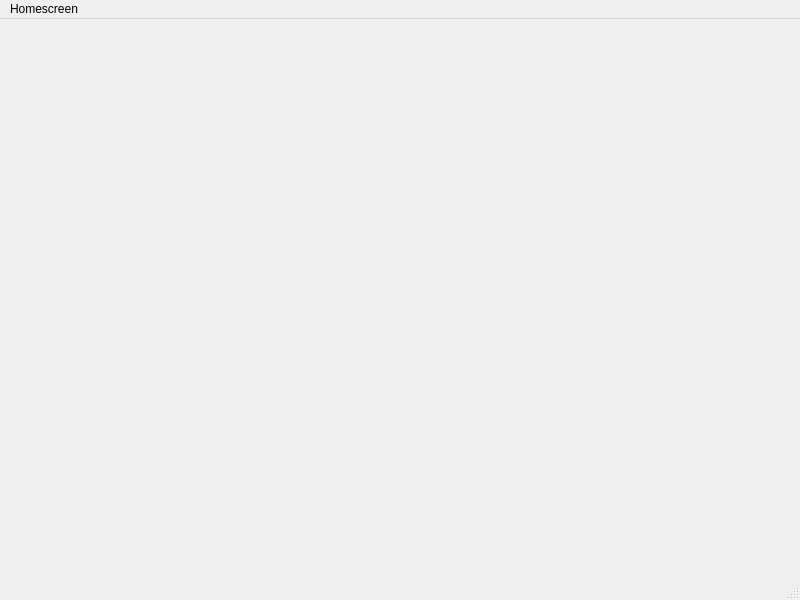
<?xml version="1.0" encoding="UTF-8"?>
<ui version="4.0">
 <class>MainWindow</class>
 <widget class="QMainWindow" name="MainWindow">
  <property name="geometry">
   <rect>
    <x>0</x>
    <y>0</y>
    <width>800</width>
    <height>600</height>
   </rect>
  </property>
  <property name="windowTitle">
   <string>MainWindow</string>
  </property>
  <widget class="QWidget" name="centralwidget">
   <widget class="QLabel" name="label">
    <property name="geometry">
     <rect>
      <x>0</x>
      <y>-90</y>
      <width>801</width>
      <height>1071</height>
     </rect>
    </property>
    <property name="text">
     <string/>
    </property>
    <property name="pixmap">
     <pixmap resource="resources.qrc">:/img/images/compress/mid ombre - Copy.jpg</pixmap>
    </property>
   </widget>
  </widget>
  <widget class="QMenuBar" name="menubar">
   <property name="geometry">
    <rect>
     <x>0</x>
     <y>0</y>
     <width>800</width>
     <height>21</height>
    </rect>
   </property>
   <widget class="QMenu" name="menuHomescreen">
    <property name="title">
     <string>Homescreen</string>
    </property>
   </widget>
   <addaction name="menuHomescreen"/>
  </widget>
  <widget class="QStatusBar" name="statusbar"/>
 </widget>
 <resources>
  <include location="resources.qrc"/>
 </resources>
 <connections/>
</ui>
